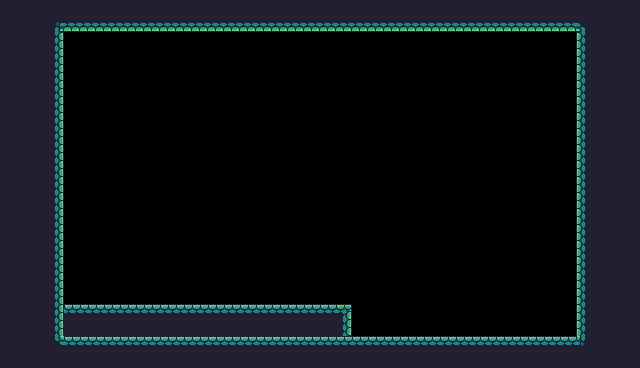

Below is a game level as drawn by its tile map, then a one-line description and the .tmx file that defines it, in full:
An orthogonal 40x23 tile map with 16x16 px tiles, 1 tile layer (background) and 1 object (Player).

<map version="1.10" tiledversion="1.10.2" orientation="orthogonal" renderorder="right-down" width="40" height="23" tilewidth="16" tileheight="16" infinite="0" nextlayerid="3" nextobjectid="4">
 <tileset firstgid="1" source="pixel_adveture.tsx" />
 <layer id="1" name="background" width="40" height="23">
  <data encoding="csv">
24,24,24,24,24,24,24,24,24,24,24,24,24,24,24,24,24,24,24,24,24,24,24,24,24,24,24,24,24,24,24,24,24,24,24,24,24,24,24,24,
24,24,24,180,3221225650,3221225650,3221225650,3221225650,3221225650,3221225650,3221225650,3221225650,3221225650,3221225650,3221225650,3221225650,3221225650,3221225650,3221225650,3221225650,3221225650,3221225650,3221225650,3221225650,3221225650,3221225650,3221225650,3221225650,3221225650,3221225650,3221225650,3221225650,3221225650,3221225650,3221225650,3221225650,181,24,24,24,
24,24,24,3221225671,0,0,0,0,0,0,0,0,0,0,0,0,0,0,0,0,0,0,0,0,0,0,0,0,0,0,0,0,0,0,0,0,3221225673,24,24,24,
24,24,24,3221225671,0,0,0,0,0,0,0,0,0,0,0,0,0,0,0,0,0,0,0,0,0,0,0,0,0,0,0,0,0,0,0,0,3221225673,24,24,24,
24,24,24,3221225671,0,0,0,0,0,0,0,0,0,0,0,0,0,0,0,0,0,0,0,0,0,0,0,0,0,0,0,0,0,0,0,0,3221225673,24,24,24,
24,24,24,3221225671,0,0,0,0,0,0,0,0,0,0,0,0,0,0,0,0,0,0,0,0,0,0,0,0,0,0,0,0,0,0,0,0,3221225673,24,24,24,
24,24,24,3221225671,0,0,0,0,0,0,0,0,0,0,0,0,0,0,0,0,0,0,0,0,0,0,0,0,0,0,0,0,0,0,0,0,3221225673,24,24,24,
24,24,24,3221225671,0,0,0,0,0,0,0,0,0,0,0,0,0,0,0,0,0,0,0,0,0,0,0,0,0,0,0,0,0,0,0,0,3221225673,24,24,24,
24,24,24,3221225671,0,0,0,0,0,0,0,0,0,0,0,0,0,0,0,0,0,0,0,0,0,0,0,0,0,0,0,0,0,0,0,0,3221225673,24,24,24,
24,24,24,3221225671,0,0,0,0,0,0,0,0,0,0,0,0,0,0,0,0,0,0,0,0,0,0,0,0,0,0,0,0,0,0,0,0,3221225673,24,24,24,
24,24,24,3221225671,0,0,0,0,0,0,0,0,0,0,0,0,0,0,0,0,0,0,0,0,0,0,0,0,0,0,0,0,0,0,0,0,3221225673,24,24,24,
24,24,24,3221225671,0,0,0,0,0,0,0,0,0,0,0,0,0,0,0,0,0,0,0,0,0,0,0,0,0,0,0,0,0,0,0,0,3221225673,24,24,24,
24,24,24,3221225671,0,0,0,0,0,0,0,0,0,0,0,0,0,0,0,0,0,0,0,0,0,0,0,0,0,0,0,0,0,0,0,0,3221225673,24,24,24,
24,24,24,3221225671,0,0,0,0,0,0,0,0,0,0,0,0,0,0,0,0,0,0,0,0,0,0,0,0,0,0,0,0,0,0,0,0,3221225673,24,24,24,
24,24,24,3221225671,0,0,0,0,0,0,0,0,0,0,0,0,0,0,0,0,0,0,0,0,0,0,0,0,0,0,0,0,0,0,0,0,3221225673,24,24,24,
24,24,24,3221225671,0,0,0,0,0,0,0,0,0,0,0,0,0,0,0,0,0,0,0,0,0,0,0,0,0,0,0,0,0,0,0,0,3221225673,24,24,24,
24,24,24,3221225671,0,0,0,0,0,0,0,0,0,0,0,0,0,0,0,0,0,0,0,0,0,0,0,0,0,0,0,0,0,0,0,0,3221225673,24,24,24,
24,24,24,3221225671,0,0,0,0,0,0,0,0,0,0,0,0,0,0,0,0,0,0,0,0,0,0,0,0,0,0,0,0,0,0,0,0,3221225673,24,24,24,
24,24,24,3221225671,0,0,0,0,0,0,0,0,0,0,0,0,0,0,0,0,0,0,0,0,0,0,0,0,0,0,0,0,0,0,0,0,3221225673,24,24,24,
24,24,24,3221225671,178,178,178,178,178,178,178,178,178,178,178,178,178,178,178,178,178,179,0,0,0,0,0,0,0,0,0,0,0,0,0,0,3221225673,24,24,24,
24,24,24,3221225671,200,200,200,200,200,200,200,200,200,200,200,200,200,200,200,200,200,201,0,0,0,0,0,0,0,0,0,0,0,0,0,0,3221225673,24,24,24,
24,24,24,202,3221225694,3221225694,3221225694,3221225694,3221225694,3221225694,3221225694,3221225694,3221225694,3221225694,3221225694,3221225694,3221225694,3221225694,3221225694,3221225694,3221225694,3221225694,3221225694,3221225694,3221225694,3221225694,3221225694,3221225694,3221225694,3221225694,3221225694,3221225694,3221225694,3221225694,3221225694,3221225694,203,24,24,24,
24,24,24,24,24,24,24,24,24,24,24,24,24,24,24,24,24,24,24,24,24,24,24,24,24,24,24,24,24,24,24,24,24,24,24,24,24,24,24,24
</data>
 </layer>
 <objectgroup id="2" name="Spawnpoints">
  <object id="2" name="Player" type="Player" x="159.649" y="272.807" width="33.3333" height="28.9474" />
 </objectgroup>
</map>
